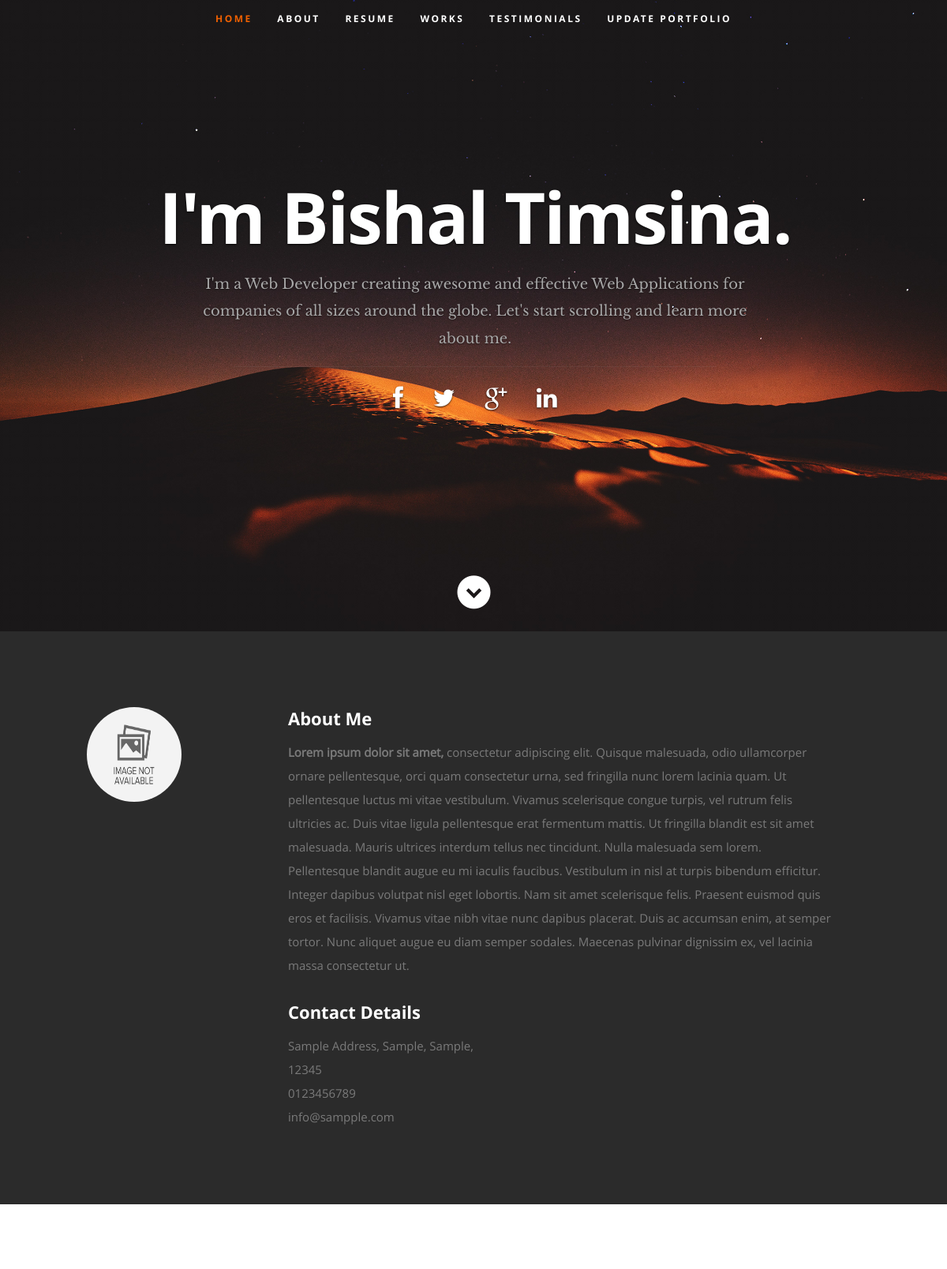
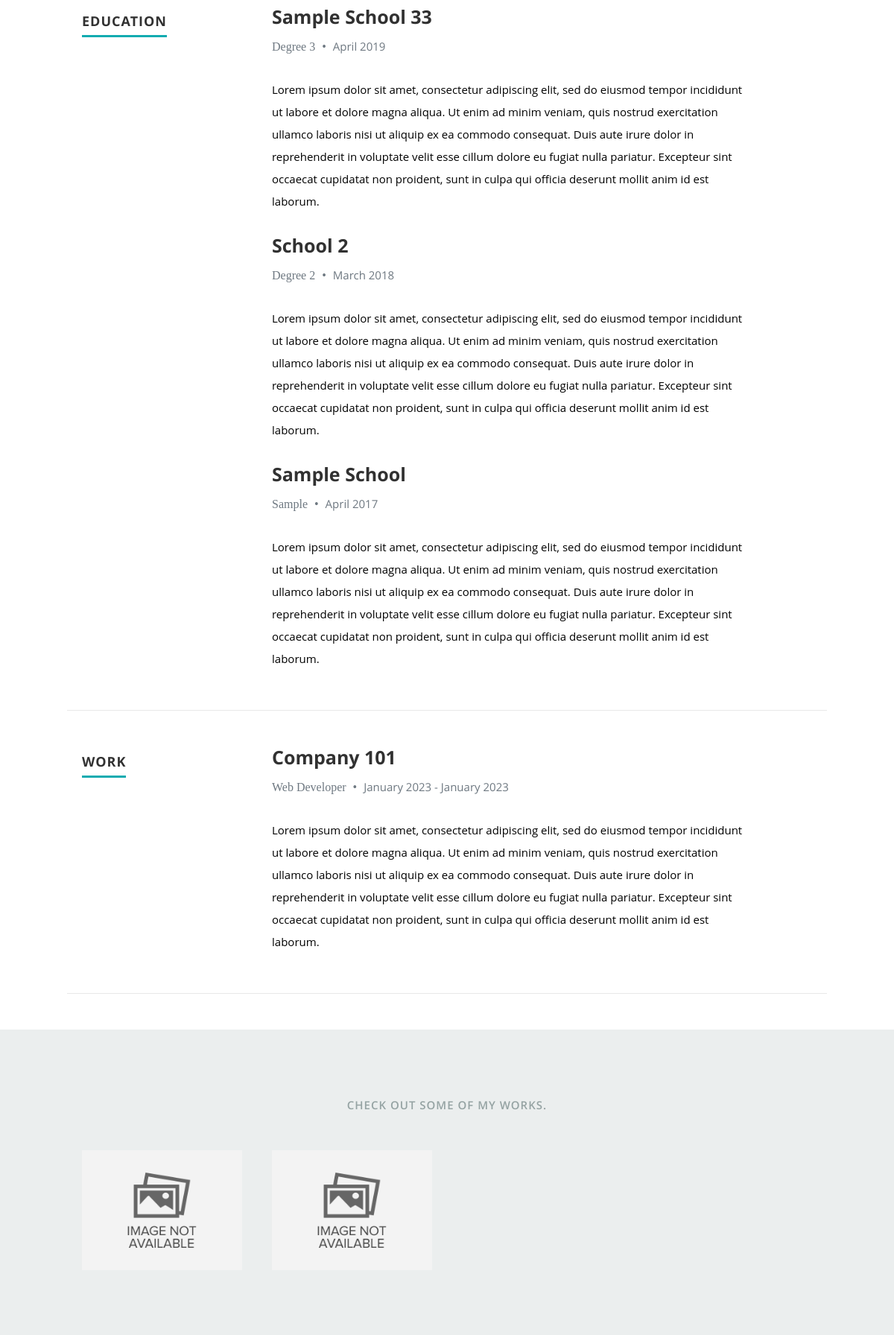
/freelance/index.php (upper part), run on the app's committed database (2 pictures, top to bottom).
### tables this page shows
CREATE TABLE `users` (
  `id` int(50) NOT NULL,
  `firstname` varchar(250) NOT NULL,
  `lastname` varchar(250) NOT NULL,
  `username` text NOT NULL,
  `password` text NOT NULL,
  `avatar` text DEFAULT NULL,
  `last_login` datetime DEFAULT NULL,
  `date_added` datetime NOT NULL DEFAULT current_timestamp(),
  `date_updated` datetime DEFAULT NULL ON UPDATE current_timestamp()
);

CREATE TABLE `education` (
  `id` int(30) NOT NULL,
  `school` text DEFAULT NULL,
  `degree` text DEFAULT NULL,
  `month` varchar(50) NOT NULL,
  `year` int(10) NOT NULL,
  `description` text DEFAULT NULL,
  `order_by` int(30) NOT NULL
);

CREATE TABLE `work` (
  `id` int(30) NOT NULL,
  `company` text DEFAULT NULL,
  `position` text DEFAULT NULL,
  `started` varchar(250) NOT NULL,
  `ended` varchar(250) NOT NULL,
  `description` text DEFAULT NULL,
  `order_by` int(30) NOT NULL
);

CREATE TABLE `project` (
  `id` int(30) NOT NULL,
  `name` text DEFAULT NULL,
  `summary` text DEFAULT NULL,
  `description` text DEFAULT NULL,
  `banner` text DEFAULT NULL,
  `client` text DEFAULT NULL
);

### freelance/classes/DBConnection.php (called while the page is built, shortened)
<?php
class DBConnection{
    private $host = DB_SERVER;
    private $username = DB_USERNAME;
    private $password = DB_PASSWORD;
    private $database = DB_NAME;
    public $conn;
    public function __construct(){
        if (!isset($this->conn)) {
            $this->conn = new mysqli($this->host, $this->username, $this->password, $this->database);
        }
    }
}
?>

### freelance/classes/SystemSettings.php (called while the page is built, shortened)
<?php
class SystemSettings extends DBConnection{
	function info($field=''){
		if(!empty($field)){
			if(isset($_SESSION['system_info'][$field]))
				return $_SESSION['system_info'][$field];
			else
				return false;
		}else{
			return false;
		}
	}
}
$_settings = new SystemSettings();
?>

### freelance/config.php (called while the page is built, shortened)
<?php
require_once('classes/DBConnection.php');
require_once('classes/SystemSettings.php');
function validate_image($file){
	if(!empty($file)){
		if(is_file(base_app.$file)){
			return base_url.$file;
		}else{
			return base_url.'dist/img/no-image-available.png';
		}
	}else{
		return base_url.'dist/img/no-image-available.png';
	}
}
?>

### freelance/index.php (the view, shortened to what this page needs)
<?php require_once('config.php'); ?>
 <!DOCTYPE html>
<html lang="en" class="" style="height: auto;">
<?php require_once('inc/header.php') ?>
  <body>
   <header id="home">
      <nav id="nav-wrap">
         <ul id="nav" class="nav">
            <li class="current"><a class="smoothscroll" href="#home">Home</a></li>
            <li><a class="smoothscroll" href="#about">About</a></li>
           <li><a class="smoothscroll" href="#resume">Resume</a></li>
            <li><a class="smoothscroll" href="#portfolio">Works</a></li>
            <li><a class="smoothscroll" href="#testimonials">Testimonials</a></li>
            <li><a href="/cw1-bishal78441/freelance/admin">Update Portfolio</a></li>
         </ul>
      </nav>
<?php
$u_qry = $conn->query("SELECT * FROM users where id = 1");
foreach($u_qry->fetch_array() as $k => $v){
  if(!is_numeric($k)){
    $user[$k] = $v;
  }
}
$c_qry = $conn->query("SELECT * FROM contacts");
while($row = $c_qry->fetch_assoc()){
    $contact[$row['meta_field']] = $row['meta_value'];
}
?>
      <div class="row banner">
         <div class="banner-text">
            <h1 class="responsive-headline">I'm <?php echo isset($user) ? ucwords($user['firstname'].' '.$user['lastname']) : ""; ?>.</h1>
            <h3><?php echo stripslashes($_settings->info('welcome_message')) ?></h3>
            <hr />
            <ul class="social">
               <li><a target="_blank" href="<?php echo $contact['facebook'] ?>"><i class="fa fa-facebook"></i></a></li>
               <li><a target="_blank" href="<?php echo $contact['twitter'] ?>"><i class="fa fa-twitter"></i></a></li>
               <li><a target="_blank" href="mailto:<?php echo $contact['email'] ?>"><i class="fa fa-google-plus"></i></a></li>
               <li><a target="_blank" href="<?php echo $contact['linkin'] ?>"><i class="fa fa-linkedin"></i></a></li>
            </ul>
         </div>
      </div>
      <p class="scrolldown">
         <a class="smoothscroll" href="#about"><i class="icon-down-circle"></i></a>
      </p>
   </header>
   <section id="about">
      <div class="row">
         <div class="three columns">
            <img class="profile-pic"  src="<?php echo validate_image("avatar") ?>" alt="" />
         </div>
         <div class="nine columns main-col">
            <h2>About Me</h2>
            <div id="about_me"><?php include "about.html"; ?></div>
            <div class="row">
               <div class="columns contact-details">
                  <h2>Contact Details</h2>
                  <p class="address">
               <span><?php echo $contact['address'] ?></span><br>
               <span><?php echo $contact['mobile'] ?></span><br>
                     <span><?php echo $contact['email'] ?></span>
             </p>
               </div>
               <div class="columns download">
               </div>
            </div>
         </div>
      </div>
   </section>
   <section id="resume">
      <div class="row education">
         <div class="three columns header-col">
            <h1><span>Education</span></h1>
         </div>
         <div class="nine columns main-col">
          <?php
          $e_qry = $conn->query("SELECT * FROM education order by year desc, month desc");
          while($row = $e_qry->fetch_assoc()):
          ?>
            <div class="row item">
               <div class="twelve columns">
                  <h3><?php echo $row['school'] ?></h3>
                  <p class="info"><?php echo $row['degree'] ?> <span>&bull;</span> <em class="date"><?php echo $row['month'].' '.$row['year'] ?></em></p>
                  <p>
                  <?php echo stripslashes(html_entity_decode($row['description'])) ?>
                  </p>
               </div>
            </div>
          <?php endwhile; ?>
         </div>
      </div>
      <div class="row work">
         <div class="three columns header-col">
            <h1><span>Work</span></h1>
         </div>
         <div class="nine columns main-col">
          <?php
          $w_qry = $conn->query("SELECT * FROM work ");
          while($row = $w_qry->fetch_assoc()):
          ?>
            <div class="row item">
               <div class="twelve columns">
                  <h3><?php echo $row['company'] ?></h3>
                  <p class="info"><?php echo $row['position'] ?> <span>&bull;</span> <em class="date"><?php echo str_replace("_"," ",$row['started']) ?> - <?php echo str_replace("_"," ",$row['ended']) ?></em></p>
                  <p><?php echo stripslashes(html_entity_decode($row['description'])) ?></p>
               </div>
            </div>
          <?php endwhile; ?>
         </div>
      </div>
   <section id="portfolio">
      <div class="row">
         <div class="twelve columns collapsed">
            <h1>Check Out Some of My Works.</h1>
            <div id="portfolio-wrapper" class="bgrid-quarters s-bgrid-thirds cf">
               <?php
                  $p_qry = $conn->query("SELECT * FROM project ");
                  while($row = $p_qry->fetch_assoc()):
                  ?>
                 <div class="columns portfolio-item">
                    <div class="item-wrap">
                       <a href="#modal-<?php echo $row['id'] ?>" title="">
                          <img alt="" src="<?php echo validate_image($row['banner']) ?>">
                       </a>
                    </div>
                </div>
              <?php endwhile; ?>
            </div>
         </div>
      </div>
   </section>
  </body>
</html>

### freelance/inc/header.php (shortened to what this page needs)
<head>
   <link rel="stylesheet" href="<?php echo base_url ?>profile_asset/css/default.css">
  <link rel="stylesheet" href="<?php echo base_url ?>profile_asset/css/layout.css">
   <link rel="stylesheet" href="<?php echo base_url ?>profile_asset/css/media-queries.css">
   <link rel="stylesheet" href="<?php echo base_url ?>profile_asset/css/magnific-popup.css">
  </head>

### freelance/profile_asset/css/layout.css (style rules this page uses)
body { background: #0f0f0f; }
header { position: relative; height: 800px; min-height: 500px; width: 100%; background: #161415 url(../images/header-background.jpg) no-repeat top center; background-size: cover !important; -webkit-background-size: cover !important; text-align: center; overflow: hidden; }
header:before { content: ''; display: inline-block; vertical-align: middle; height: 100%; }
header .banner { display: inline-block; vertical-align: middle; margin: 0 auto; width: 85%; padding-bottom: 30px;s text-align: center; }
header .banner-text { width: 100%; }
header .banner-text h1 { font: 90px/1.1em 'opensans-bold', sans-serif; color: #fff; letter-spacing: -2px; margin: 0 auto 18px auto; text-shadow: 0px 1px 3px rgba(0, 0, 0, .8); }
header .banner-text h3 { font: 18px/1.9em 'librebaskerville-regular', serif; color: #A8A8A8; margin: 0 auto; width: 70%; text-shadow: 0px 1px 2px rgba(0, 0, 0, .5); }
header .banner-text hr { width: 60%; margin: 18px auto 24px auto; border-color: #2F2D2E; border-color: rgba(150, 150, 150, .1); }
header .social { margin: 24px 0; padding: 0; font-size: 30px; text-shadow: 0px 1px 2px rgba(0, 0, 0, .8); }
header .social li { display: inline-block; margin: 0 15px; padding: 0; }
header .social li a { color: #fff; }
header .scrolldown a { position: absolute; bottom: 30px; left: 50%; margin-left: -29px; color: #fff; display: block; height: 42px; width: 42px; font-size: 42px; line-height: 42px; color: #fff; border-radius: 100%; -webkit-transition: all .3s ease-in-out; -moz-transition: all .3s ease-in-out; -o-transition: all .3s ease-in-out; transition: all .3s ease-in-out; }
#nav-wrap ul, #nav-wrap li, #nav-wrap a { margin: 0; padding: 0; border: none; outline: none; }
#nav-wrap { font: 12px 'opensans-bold', sans-serif; width: 100%; text-transform: uppercase; letter-spacing: 2.5px; margin: 0 auto; z-index: 100; position: fixed; left: 0; top: 0; }
ul#nav { min-height: 48px; width: auto; text-align: center; }
ul#nav li { position: relative; list-style: none; height: 48px; display: inline-block; }
ul#nav li a { display: inline-block; padding: 8px 13px; line-height: 32px; text-decoration: none; text-align: left; color: #fff; -webkit-transition: color .2s ease-in-out; -moz-transition: color .2s ease-in-out; -o-transition: color .2s ease-in-out; -ms-transition: color .2s ease-in-out; transition: color .2s ease-in-out; }
ul#nav li.current a { color: #F06000; }
#about { background: #2B2B2B; padding-top: 96px; padding-bottom: 66px; overflow: hidden; }
#about h2 { font: 22px/30px 'opensans-bold', sans-serif; color: #fff; margin-bottom: 12px; }
#about p { line-height: 30px; color: #7A7A7A; }
#about .profile-pic { position: relative; width: 120px; height: 120px; border-radius: 100%; }
#about .contact-details { width: 41.66667%; }
#about .download { width: 58.33333%; padding-top: 6px; }
#about .main-col { padding-right: 5%; }
#resume { background: #fff; padding-top: 90px; padding-bottom: 72px; overflow: hidden; }
#resume a, #resume a:visited { color: #11ABB0; }
#resume h1 { font: 18px/24px 'opensans-bold', sans-serif; text-transform: uppercase; letter-spacing: 1px; }
#resume h1 span { border-bottom: 3px solid #11ABB0; padding-bottom: 6px; }
#resume h3 { font: 25px/30px 'opensans-bold', sans-serif; }
#resume .header-col { padding-top: 9px; }
#resume .main-col { padding-right: 10%; }
.education, .work { margin-bottom: 48px; padding-bottom: 24px; border-bottom: 1px solid #E8E8E8; }
#resume .info { font: 16px/24px 'librebaskerville-italic', serif; color: #6E7881; margin-bottom: 18px; margin-top: 9px; }
#resume .info span { margin-right: 5px; margin-left: 5px; }
#resume .date { font: 15px/24px 'opensans-regular', sans-serif; margin-top: 6px; }
#portfolio { background: #ebeeee; padding-top: 90px; padding-bottom: 60px; }
#portfolio h1 { font: 15px/24px 'opensans-semibold', sans-serif; text-transform: uppercase; letter-spacing: 1px; text-align: center; margin-bottom: 48px; color: #95A3A3; }
#portfolio-wrapper .columns { margin-bottom: 36px; }
.portfolio-item .item-wrap { background: #fff; overflow: hidden; position: relative; -webkit-transition: all 0.3s ease-in-out; -moz-transition: all 0.3s ease-in-out; -o-transition: all 0.3s ease-in-out; -ms-transition: all 0.3s ease-in-out; transition: all 0.3s ease-in-out; }
.portfolio-item .item-wrap a { display: block; cursor: pointer; }
.portfolio-item .item-wrap img { vertical-align: bottom; }

### freelance/index.php (style rules this page uses)
#about_me * { color:#7A7A7A !important; }

### data on the page
users: firstname+lastname "Bishal Timsina"
education: school "Sample School 33", degree "Degree 3", month "April", year "2019", description "Lorem ipsum dolor sit amet, consectetur adipiscing elit, sed do eiusmod tempor incididunt ut labore et dolore magna aliqua. Ut enim ad minim veniam, quis nostrud exercitation ullamco laboris nisi ut aliquip ex ea commodo consequat. Duis aute irure dolor in reprehenderit in voluptate velit esse cillum dolore eu fugiat nulla pariatur. Excepteur sint occaecat cupidatat non proident, sunt in culpa qui officia deserunt mollit anim id est laborum."
education: school "School 2", degree "Degree 2", month "March", year "2018", description "Lorem ipsum dolor sit amet, consectetur adipiscing elit, sed do eiusmod tempor incididunt ut labore et dolore magna aliqua. Ut enim ad minim veniam, quis nostrud exercitation ullamco laboris nisi ut aliquip ex ea commodo consequat. Duis aute irure dolor in reprehenderit in voluptate velit esse cillum dolore eu fugiat nulla pariatur. Excepteur sint occaecat cupidatat non proident, sunt in culpa qui officia deserunt mollit anim id est laborum."
education: school "Sample School", degree "Sample", month "April", year "2017", description "Lorem ipsum dolor sit amet, consectetur adipiscing elit, sed do eiusmod tempor incididunt ut labore et dolore magna aliqua. Ut enim ad minim veniam, quis nostrud exercitation ullamco laboris nisi ut aliquip ex ea commodo consequat. Duis aute irure dolor in reprehenderit in voluptate velit esse cillum dolore eu fugiat nulla pariatur. Excepteur sint occaecat cupidatat non proident, sunt in culpa qui officia deserunt mollit anim id est laborum."
work: company "Company 101", position "Web Developer", started "January 2023", ended "January 2023", description "Lorem ipsum dolor sit amet, consectetur adipiscing elit, sed do eiusmod tempor incididunt ut labore et dolore magna aliqua. Ut enim ad minim veniam, quis nostrud exercitation ullamco laboris nisi ut aliquip ex ea commodo consequat. Duis aute irure dolor in reprehenderit in voluptate velit esse cillum dolore eu fugiat nulla pariatur. Excepteur sint occaecat cupidatat non proident, sunt in culpa qui officia deserunt mollit anim id est laborum."

### other printed values
$_settings->info('welcome_message') "I'm a Web Developer creating awesome and effective Web Applications for companies of all sizes around the globe. Let's start scrolling and learn more about me."
$contact['address'] "Sample Address, Sample, Sample, 12345"
$contact['mobile'] "0123456789"
$contact['email'] "info@sampple.com"
